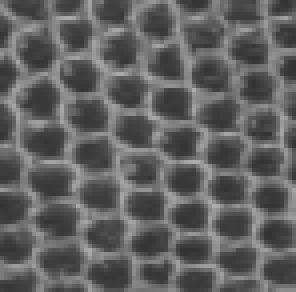
%> input picture tex3.png, 74 x 73 px (shown 4 times larger)
$ octave img_manager.m   (GNU Octave 9; MATLAB toolbox functions it lacks are replaced by stand-ins)
%> lines starting %> are read from the running program, lines starting %| are printed output that depends on the picture
### layer_synthesise.m
function [new_pad_img,k_test_arr] = layer_synthesise(img_input,pos_row,pos_col,rows,cols,w,epsilon)%%w denotes side of square used preferably odd
                                                                                            %%pos_row and pos_col give the position of img_comparision in given_image.

new_pad_img=img_input;


%%[rows_main,cols_main]=size(given_image)

img_comparision=img_input(pos_row:pos_row+rows-1,pos_col:pos_col+cols-1);

size_of_req_patches=neighbourhood(rows,cols,w);

 no_of_horiz_patches=rows-w+1;
 no_of_cols_patches=cols-w+1;

 k_test=zeros(2*rows+2*cols+4,1);

for k=1:2*rows+2*cols+4
 row_start=size_of_req_patches(k,1);
 row_end=size_of_req_patches(k,2);

 col_start=size_of_req_patches(k,3);
 col_end=size_of_req_patches(k,4);

 start_square_row=size_of_req_patches(k,5);

 start_square_col=size_of_req_patches(k,6);

 no_of_rows=row_end-row_start+1; %%denotes no_of_rows and cols to be used in patch
 no_of_cols=col_end-col_start+1;


 %start_square_row+row_start-1
%  start_square_row+row_end-1
%  start_square_col+col_start-1
%  start_square_col+col_end-1
%
 %no_of_horiz_patches*no_of_cols_patches/10
 comp_matrix=zeros(no_of_horiz_patches*no_of_cols_patches,no_of_rows*no_of_cols);
 centre_pixels=zeros(no_of_horiz_patches*no_of_cols_patches,1);

 orig_patch=reshape(img_comparision(start_square_row+row_start-1:start_square_row+row_end-1,start_square_col+col_start-1:start_square_col+col_end-1),[1,no_of_rows*no_of_cols]);

 for i = 1:no_of_horiz_patches
    for j= 1: no_of_cols_patches

      comp_matrix((i-1)*no_of_cols_patches+j,:) = reshape(img_comparision(i+row_start-1:i+row_end-1,j+col_start-1:j+col_end-1),[1,no_of_rows*no_of_cols]);
      %% note resaping is done column by column wise i.e. listing of elements into new 1D array

      centre_pixels((i-1)*no_of_cols_patches+j)= img_comparision(i+(w-1)/2,j+(w-1)/2);


    end
 end

 index=knnsearch(comp_matrix,orig_patch,'k',round(no_of_horiz_patches*no_of_cols_patches/50),'IncludeTies',true);
 %index=knnsearch(comp_matrix,orig_patch,'k',1,'IncludeTies',true);
 index=cell2mat(index);

 min_distance=norm(comp_matrix(index(1),:)-orig_patch)/sqrt(no_of_rows*no_of_cols-1);

 fin_index=[];

 for elm = index

     distance=norm(comp_matrix(elm,:)-orig_patch)/sqrt(no_of_rows*no_of_cols-1);
     if (distance>(1+epsilon)*min_distance)
         %fin_index=[fin_index,elm];--not required just used for testing
         break
     else
         fin_index=[fin_index,elm];

     end

 end

 %max_distance=norm(comp_matrix(fin_index(length(fin_index)),:)-orig_patch)/sqrt(no_of_rows*no_of_cols-1);


  %ratio=( max_distance -min_distance)/min_distance
  length(fin_index);
  k_test(k)=length(fin_index);
  if (length(fin_index)==round(no_of_horiz_patches*no_of_cols_patches/50))
      disp 'k has to be increased';
  end
 posi=randi(length(fin_index));

 if (k<=cols+2)
     new_pad_img(pos_row-1,pos_col+k-2)=centre_pixels(fin_index(posi));

 elseif (k<=cols+rows+3)
      new_pad_img(pos_row+(k-cols-1)-2,pos_col+cols)=centre_pixels(fin_index(posi));

 elseif (k<=2*cols+rows+4)

      new_pad_img(pos_row+rows,pos_col+cols-(k-cols-rows-3))=centre_pixels(fin_index(posi));

 elseif (k<=2*cols+2*rows+4)

      new_pad_img(pos_row+rows-(k-2*cols-rows-4),pos_col-1)=centre_pixels(fin_index(posi));

 end


 k_test_arr=k_test;


end


end

### neighbourhood.m
function tray = neighbourhood(m,n,k)

    a = (k-1)/2;
    tray = [];
    coord = zeros(1,6);
    for i=1:(2*n+2*m+4)
        if i<=(n+2)
            coord(1,3) = max(1,(i-a-1)); % start column
            coord(1,4) = min((n),(i+a-1)); % end column
            coord(1,1) = 1; % start row
            coord(1,2) = a; % end row
            coord(1,5) = 1-a-1; %row
            coord(1,6) = (i-a-1); %column
            coord(1,1) = coord(1,1) - coord(1,5) +1;
            coord(1,2) = coord(1,2) - coord(1,5) +1;
            coord(1,3) = coord(1,3) - coord(1,6) +1;
            coord(1,4) = coord(1,4) - coord(1,6) +1;
        elseif i<=(m+n+3)
            coord(1,3) = (n+2)-a-1; % start column
            coord(1,4) = n; %end column
            coord(1,1) = max(2,(i-a-n-1))-1; %start row
            coord(1,2) = min((m+1),(i+a-n-1))-1;% end row
            coord(1,6) = (n+2)-a-1;%column
            coord(1,5) = (i-a-n-1) - 1;%row
            coord(1,1) = coord(1,1) - coord(1,5) +1;
            coord(1,2) = coord(1,2) - coord(1,5) +1;
            coord(1,3) = coord(1,3) - coord(1,6) +1;
            coord(1,4) = coord(1,4) - coord(1,6) +1;
        elseif i<= 2*n+m+4
            coord(1,4) = min(n,n-(i-n-m-4)+a); % end column
            coord(1,3) = max(1,n-(i-n-m-4)-a); % start column
            coord(1,1) = m+2-a-1; % start row
            coord(1,2) = m; % end row
            coord(1,5) = m+2-a-1;%row
            coord(1,6) = n-(i-n-m-4)-a;%column
            coord(1,1) = coord(1,1) - coord(1,5) +1;
            coord(1,2) = coord(1,2) - coord(1,5) +1;
            coord(1,3) = coord(1,3) - coord(1,6) +1;
            coord(1,4) = coord(1,4) - coord(1,6) +1;
        else
            coord(1,3) = 1; % start column
            coord(1,4) = a; %end column
            coord(1,1) = max(1,m-(i-2*n-m-5)-a); %start row
            coord(1,2) = min(m,m-(i-2*n-m-5)+a);% end row
            coord(1,6) = 1-a-1;%column
            coord(1,5) = m-(i-2*n-m-5)-a;%row
            coord(1,1) = coord(1,1) - coord(1,5) +1;
            coord(1,2) = coord(1,2) - coord(1,5) +1;
            coord(1,3) = coord(1,3) - coord(1,6) +1;
            coord(1,4) = coord(1,4) - coord(1,6) +1;
        end
        tray = [tray;coord];
    end

end

### img_manager.m
img = (imread('tex3.png'));
%> img is the input picture: size 73x74x3 uint8; mean R, G, B 96.4, 96.4, 96.5
img_grey=rgb2gray(img);

%img_grey=img;
img_grey=im2double(img_grey)*255;
%> img_grey: size 73x74 double

[row_size,column_size] = size(img_grey);
%> row_size = 73; column_size = 74
img_small=img_grey;
% [13 lines of commented-out code are left out]

[row_size,column_size]=size(img_small);

k = 15;
img_new = zeros(row_size+2*k,column_size+2*k);
img_new(k+1:k+row_size,k+1:k+column_size) = img_small;
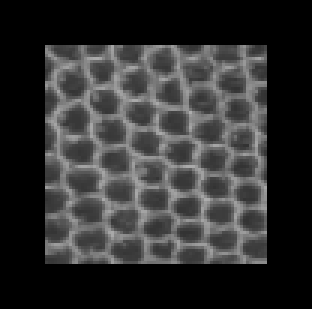
%> img_new: size 103x104 double (shown 3 times larger); min 0, max 173, mean 48.6
pos_row = k+1;
pos_column = k+1;
W = 23;
epsilon = 0.03;
img_orig=img_new;
%imshow(uint8(img_new));

for i = 1:k
    % call the function here ------------
%> (the run ends here)
